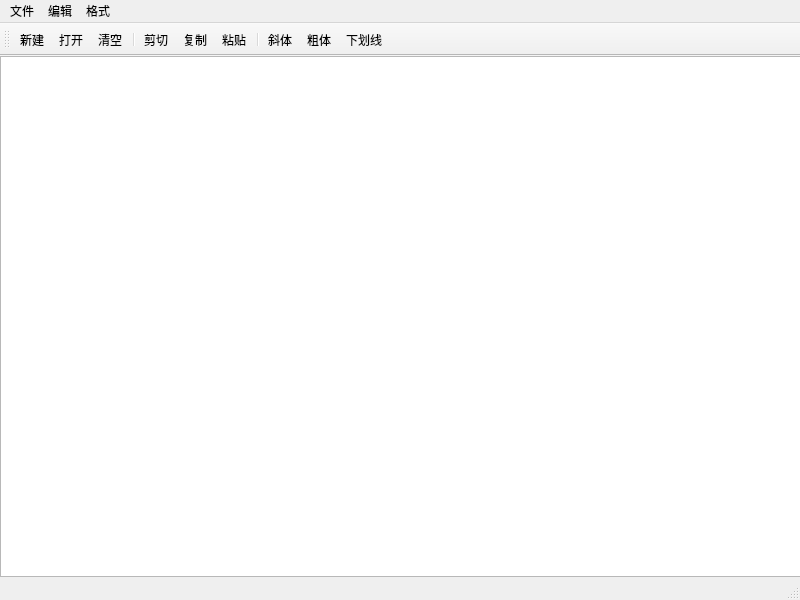
<?xml version="1.0" encoding="UTF-8"?>
<ui version="4.0">
 <class>QWMainWind</class>
 <widget class="QMainWindow" name="QWMainWind">
  <property name="geometry">
   <rect>
    <x>0</x>
    <y>0</y>
    <width>800</width>
    <height>600</height>
   </rect>
  </property>
  <property name="windowTitle">
   <string>QWMainWind</string>
  </property>
  <widget class="QWidget" name="centralwidget">
   <widget class="QTextEdit" name="txtEdit">
    <property name="geometry">
     <rect>
      <x>0</x>
      <y>0</y>
      <width>801</width>
      <height>521</height>
     </rect>
    </property>
   </widget>
  </widget>
  <widget class="QMenuBar" name="menubar">
   <property name="geometry">
    <rect>
     <x>0</x>
     <y>0</y>
     <width>800</width>
     <height>22</height>
    </rect>
   </property>
   <widget class="QMenu" name="menu">
    <property name="title">
     <string>文件</string>
    </property>
    <addaction name="separator"/>
    <addaction name="actNew"/>
    <addaction name="actOpen"/>
    <addaction name="separator"/>
    <addaction name="actClose"/>
   </widget>
   <widget class="QMenu" name="menu_2">
    <property name="title">
     <string>编辑</string>
    </property>
    <addaction name="separator"/>
    <addaction name="actCut"/>
    <addaction name="actCopy"/>
    <addaction name="actPaste"/>
    <addaction name="separator"/>
    <addaction name="actClear"/>
   </widget>
   <widget class="QMenu" name="menu_3">
    <property name="title">
     <string>格式</string>
    </property>
    <addaction name="actFontBold"/>
    <addaction name="actFontItalic"/>
    <addaction name="actFontUnder"/>
    <addaction name="separator"/>
    <addaction name="actToolbarLab"/>
   </widget>
   <addaction name="menu"/>
   <addaction name="menu_2"/>
   <addaction name="menu_3"/>
  </widget>
  <widget class="QStatusBar" name="statusbar"/>
  <widget class="QToolBar" name="mainToolBar">
   <property name="windowTitle">
    <string>toolBar</string>
   </property>
   <property name="toolButtonStyle">
    <enum>Qt::ToolButtonIconOnly</enum>
   </property>
   <attribute name="toolBarArea">
    <enum>TopToolBarArea</enum>
   </attribute>
   <attribute name="toolBarBreak">
    <bool>false</bool>
   </attribute>
   <addaction name="actNew"/>
   <addaction name="actOpen"/>
   <addaction name="actClear"/>
   <addaction name="separator"/>
   <addaction name="actCut"/>
   <addaction name="actCopy"/>
   <addaction name="actPaste"/>
   <addaction name="separator"/>
   <addaction name="actFontItalic"/>
   <addaction name="actFontBold"/>
   <addaction name="actFontUnder"/>
  </widget>
  <action name="actOpen">
   <property name="icon">
    <iconset>
     <normaloff>images/open3.bmp</normaloff>images/open3.bmp</iconset>
   </property>
   <property name="text">
    <string>打开...</string>
   </property>
   <property name="toolTip">
    <string>打开文件</string>
   </property>
   <property name="shortcut">
    <string>Ctrl+O</string>
   </property>
  </action>
  <action name="actCopy">
   <property name="icon">
    <iconset resource="res.qrc">
     <normaloff>:/images/images/120.bmp</normaloff>:/images/images/120.bmp</iconset>
   </property>
   <property name="text">
    <string>复制</string>
   </property>
   <property name="toolTip">
    <string>复制</string>
   </property>
   <property name="shortcut">
    <string>Ctrl+C</string>
   </property>
  </action>
  <action name="actPaste">
   <property name="icon">
    <iconset resource="res.qrc">
     <normaloff>:/images/images/paste.bmp</normaloff>:/images/images/paste.bmp</iconset>
   </property>
   <property name="text">
    <string>粘贴</string>
   </property>
   <property name="toolTip">
    <string>粘贴</string>
   </property>
   <property name="shortcut">
    <string>Ctrl+V</string>
   </property>
  </action>
  <action name="actFontBold">
   <property name="checkable">
    <bool>true</bool>
   </property>
   <property name="icon">
    <iconset resource="res.qrc">
     <normaloff>:/images/images/BLD.BMP</normaloff>:/images/images/BLD.BMP</iconset>
   </property>
   <property name="text">
    <string>粗体</string>
   </property>
   <property name="toolTip">
    <string>粗体</string>
   </property>
  </action>
  <action name="actFontItalic">
   <property name="icon">
    <iconset resource="res.qrc">
     <normaloff>:/images/images/ITL.BMP</normaloff>:/images/images/ITL.BMP</iconset>
   </property>
   <property name="text">
    <string>斜体</string>
   </property>
   <property name="toolTip">
    <string>斜体</string>
   </property>
  </action>
  <action name="actFontUnder">
   <property name="icon">
    <iconset resource="res.qrc">
     <normaloff>:/images/images/WORDUNDR.BMP</normaloff>:/images/images/WORDUNDR.BMP</iconset>
   </property>
   <property name="text">
    <string>下划线</string>
   </property>
   <property name="toolTip">
    <string>下划线</string>
   </property>
  </action>
  <action name="actClose">
   <property name="icon">
    <iconset resource="res.qrc">
     <normaloff>:/images/images/exit.bmp</normaloff>:/images/images/exit.bmp</iconset>
   </property>
   <property name="text">
    <string>退出</string>
   </property>
   <property name="toolTip">
    <string>退出</string>
   </property>
  </action>
  <action name="actClear">
   <property name="icon">
    <iconset resource="res.qrc">
     <normaloff>:/images/images/103.bmp</normaloff>:/images/images/103.bmp</iconset>
   </property>
   <property name="text">
    <string>清空</string>
   </property>
   <property name="toolTip">
    <string>清空内容</string>
   </property>
  </action>
  <action name="actFont">
   <property name="icon">
    <iconset resource="res.qrc">
     <normaloff>:/images/images/20.ico</normaloff>:/images/images/20.ico</iconset>
   </property>
   <property name="text">
    <string>字体</string>
   </property>
   <property name="toolTip">
    <string>字体设置</string>
   </property>
  </action>
  <action name="actNew">
   <property name="icon">
    <iconset resource="res.qrc">
     <normaloff>:/images/images/new2.bmp</normaloff>:/images/images/new2.bmp</iconset>
   </property>
   <property name="text">
    <string>新建</string>
   </property>
   <property name="toolTip">
    <string>新建</string>
   </property>
   <property name="shortcut">
    <string>Ctrl+N</string>
   </property>
  </action>
  <action name="actToolbarLab">
   <property name="icon">
    <iconset resource="res.qrc">
     <normaloff>:/images/images/430.bmp</normaloff>:/images/images/430.bmp</iconset>
   </property>
   <property name="text">
    <string>显示</string>
   </property>
   <property name="toolTip">
    <string>显示工具栏文字标签</string>
   </property>
  </action>
  <action name="actCut">
   <property name="icon">
    <iconset resource="res.qrc">
     <normaloff>:/images/images/cut.bmp</normaloff>:/images/images/cut.bmp</iconset>
   </property>
   <property name="text">
    <string>剪切</string>
   </property>
   <property name="toolTip">
    <string>剪切</string>
   </property>
   <property name="shortcut">
    <string>Ctrl+X</string>
   </property>
  </action>
 </widget>
 <resources>
  <include location="res.qrc"/>
 </resources>
 <connections>
  <connection>
   <sender>actPaste</sender>
   <signal>triggered()</signal>
   <receiver>txtEdit</receiver>
   <slot>paste()</slot>
   <hints>
    <hint type="sourcelabel">
     <x>-1</x>
     <y>-1</y>
    </hint>
    <hint type="destinationlabel">
     <x>400</x>
     <y>315</y>
    </hint>
   </hints>
  </connection>
  <connection>
   <sender>actCut</sender>
   <signal>triggered()</signal>
   <receiver>txtEdit</receiver>
   <slot>cut()</slot>
   <hints>
    <hint type="sourcelabel">
     <x>-1</x>
     <y>-1</y>
    </hint>
    <hint type="destinationlabel">
     <x>400</x>
     <y>315</y>
    </hint>
   </hints>
  </connection>
  <connection>
   <sender>actCopy</sender>
   <signal>triggered()</signal>
   <receiver>txtEdit</receiver>
   <slot>copy()</slot>
   <hints>
    <hint type="sourcelabel">
     <x>-1</x>
     <y>-1</y>
    </hint>
    <hint type="destinationlabel">
     <x>400</x>
     <y>315</y>
    </hint>
   </hints>
  </connection>
  <connection>
   <sender>actClose</sender>
   <signal>triggered()</signal>
   <receiver>QWMainWind</receiver>
   <slot>close()</slot>
   <hints>
    <hint type="sourcelabel">
     <x>-1</x>
     <y>-1</y>
    </hint>
    <hint type="destinationlabel">
     <x>399</x>
     <y>299</y>
    </hint>
   </hints>
  </connection>
  <connection>
   <sender>actClear</sender>
   <signal>triggered()</signal>
   <receiver>txtEdit</receiver>
   <slot>clear()</slot>
   <hints>
    <hint type="sourcelabel">
     <x>-1</x>
     <y>-1</y>
    </hint>
    <hint type="destinationlabel">
     <x>400</x>
     <y>315</y>
    </hint>
   </hints>
  </connection>
 </connections>
</ui>
